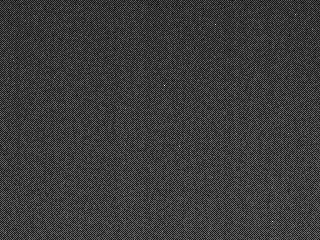
//> input picture build/bk003.png, 320 x 240 px, given in place of DR010.png, which was not available
$ ./binsavedimages   (built with g++ and OpenCV 4)
//> lines starting //> are read from the running program, lines starting //| are printed output that depends on the picture; after the words box and inside, x2 and y2 are one past the last pixel; in counts of white or black regions, pixels touching at a corner belong together; pictures that were not available may be replaced by others from this repository, and a replacement may not be noted
#ifdef _WIN64
#include "stdafx.h"
// anything before a precompiled header is ignored,
// so no endif here! add #endif to compile on __unix__ !
#endif
#ifdef _WIN64
//#include <qhyccd.h>
#endif


/*
 * modified from dynrange.cpp
 *
 * Open saved images from dynrange.bin
 * Calculate SNR with and without binning
 *  replicating snrofim.m
 *
 * Hari Nandakumar
 * 14 Mar 2018
 * */

//#define _WIN64
//#define __unix__
// the respective compilers do this defining part automatically

#include <stdio.h>
#include <stdlib.h>

#ifdef __unix__
#include <unistd.h>
//#include <libqhy/qhyccd.h>
#endif

#include <string.h>

#include <time.h>
#include <sys/stat.h>
// this is for mkdir


#include <opencv2/opencv.hpp>
// used the above include when imshow was being shown as not declared
// removing
// #include <opencv/cv.h>
// #include <opencv/highgui.h>

#include <opencv2/plot.hpp>

using namespace cv;

double myStdDev(Mat m, Scalar mean, int w, int h)
{
	//meanStdDev seems to have a bug in opencv 3.3.1 & 3.4.0
	//so a workaround for single channel

	// Caution! currently implemented only for *single channel* Mat
	// of type CV_8U, CV_8S, CV_16U, CV_16S and CV_64F only!!

	double dstddev = 0.0;
	double dmean = mean(0); // only one channel

	int typeofmat = m.type();

	switch (typeofmat)
	{
		case CV_16UC1:

			for (int i = 0; i < w*h; i++)
			{
				if (dmean>m.at<ushort>(i))
				dstddev += (dmean - m.at<ushort>(i)) * (dmean - m.at<ushort>(i));
				else
				dstddev += (m.at<ushort>(i)-dmean) * (m.at<ushort>(i)-dmean);
			}
			break;

		case CV_16SC1:

			for (int i = 0; i < w*h; i++)
			{
				if (dmean>m.at<short>(i))
				dstddev += (dmean - m.at<short>(i)) * (dmean - m.at<short>(i));
				else
				dstddev += (m.at<short>(i)-dmean) * (m.at<short>(i)-dmean);
			}
			break;

		case CV_8UC1:

			for (int i = 0; i < w*h; i++)
			{
				if (dmean>m.at<uchar>(i))
				dstddev += (dmean - m.at<uchar>(i)) * (dmean - m.at<uchar>(i));
				else
				dstddev += (m.at<uchar>(i)-dmean) * (m.at<uchar>(i)-dmean);
			}
			break;

		case CV_8SC1:

			for (int i = 0; i < w*h; i++)
			{
				if (dmean>m.at<char>(i))
				dstddev += (dmean - m.at<char>(i)) * (dmean - m.at<char>(i));
				else
				dstddev += (m.at<char>(i)-dmean) * (m.at<char>(i)-dmean);
			}
			break;

		case CV_64FC1:

			for (int i = 0; i < w*h; i++)
			{
				if (dmean>m.at<double>(i))
				dstddev += (dmean - m.at<double>(i)) * (dmean - m.at<double>(i));
				else
				dstddev += (m.at<double>(i)-dmean) * (m.at<double>(i)-dmean);
			}
			break;

		default:

			dstddev=0;

	}

	dstddev = sqrt(dstddev / (w*h));
	return dstddev;
}


int main(int argc,char *argv[])
{
	double avgpixvalue[60];
	int exptime[60];
	double snrvalues[5];
	double snrvaluesb[5];
	double snrxaxis[5];
	double stddev, meanv;
	char dataFileName[80];
	Mat a,b,abin,bbin, subtractedframe, subtractedframeb, tempframe;
	Scalar meanvec, stdvec;
	Mat q0, q0x, plot_result;
	Mat q1,  plot_result1;
	Mat q2,  plot_result2;
	std::ofstream outfile("outputbsi.m");

	int w=640;
	int h=480;

	//abin=Mat::zeros(cv::Size(w, h), CV_64F);
	//bbin=abin;
	namedWindow( "Plot1", WINDOW_AUTOSIZE );// Create a window for display.
	namedWindow( "Plot", WINDOW_AUTOSIZE );// Create a window for display.
	moveWindow("Plot1", 20, 0);
	moveWindow("Plot", 700, 300);

	for (int k=1; k<6;k++)
	{

		 sprintf(dataFileName , "DR%03d.png", k*10);
		 a = imread(dataFileName, CV_LOAD_IMAGE_ANYDEPTH);
//> a is the input picture: 240 rows x 320 cols, CV_8UC1; min 14, max 24, mean 16.3
		 //a = a.convertTo();
		 resize(a, abin, Size(), 0.25, 0.25, INTER_AREA);
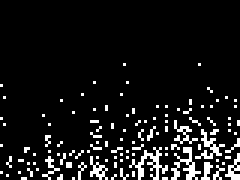
//> abin: 60 rows x 80 cols, CV_8UC1 (shown 3 times larger); values 16 (black) and 17 (white), 8.7% white in thin lines or dots, all inside (x1, y1, x2, y2) = (0, 21, 80, 60)
		 sprintf(dataFileName , "DR%03d.png", k*10+1);
		 b = imread(dataFileName, CV_LOAD_IMAGE_ANYDEPTH);
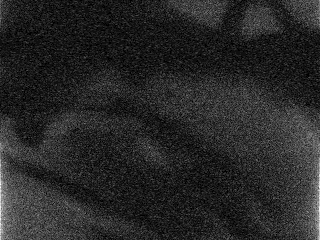
//> input picture build/res001.png, 320 x 240 px, given in place of DR011.png, which was not available
//> b is the input picture: 240 rows x 320 cols, CV_8UC1; min 0, max 17, mean 2.64
		 resize(b, bbin, Size(), 0.25, 0.25, INTER_AREA);
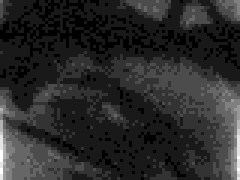
//> bbin: 60 rows x 80 cols, CV_8UC1 (shown 3 times larger); min 1, max 11, mean 2.67; drawn with min black and max white

		 /*b4=imresize(b,0.25,'bilinear'); % this is not enough in Octave.
		 % imresize apparently is not doing averaging / binning.
		 % so we explicitly do binning / averaging as below
		 for l=1:120
			for m=1:160
			   a4(l,m)=a(l*4,m*4)+a(l*4-1,m*4)+a(l*4-2,m*4)+a(l*4-3,m*4) ...
				 +a(l*4,m*4-1)+a(l*4-1,m*4-1)+a(l*4-2,m*4-1)+a(l*4-3,m*4-1) ...
				 +a(l*4,m*4-2)+a(l*4-1,m*4-2)+a(l*4-2,m*4-2)+a(l*4-3,m*4-2) ...
				 +a(l*4,m*4-3)+a(l*4-1,m*4-3)+a(l*4-2,m*4-3)+a(l*4-3,m*4-3);
			  b4(l,m)=b(l*4,m*4)+b(l*4-1,m*4)+b(l*4-2,m*4)+b(l*4-3,m*4) ...
				 +b(l*4,m*4-1)+b(l*4-1,m*4-1)+b(l*4-2,m*4-1)+b(l*4-3,m*4-1) ...
				 +b(l*4,m*4-2)+b(l*4-1,m*4-2)+b(l*4-2,m*4-2)+b(l*4-3,m*4-2) ...
				 +b(l*4,m*4-3)+b(l*4-1,m*4-3)+b(l*4-2,m*4-3)+b(l*4-3,m*4-3);
			  end
		 end
		 a4=a4./16;
		 b4=b4./16;*/


		 subtract(a, b, subtractedframe, noArray(), CV_64F);
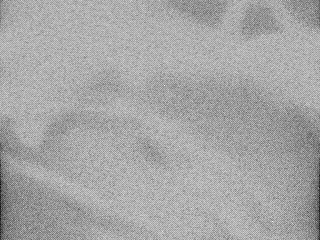
//> subtractedframe: 240 rows x 320 cols, CV_64FC1; min -2, max 22, mean 13.7; drawn with min black and max white
		 subtractedframe = subtractedframe.reshape(1);
		 tempframe 		 = a.reshape(1);
		 tempframe.convertTo(tempframe,CV_64F);

		 //meanStdDev(subtractedframe, meanvec, stdvec);
		 meanvec = mean(subtractedframe);
//> meanvec = Scalar(13.66)
		 stddev=myStdDev(subtractedframe, meanvec, w, h);
//> in myStdDev, `double dmean = mean(0);`: dmean = 13.66
//> the loop in myStdDev, `for (int i = 0; i < w*h; i++)` made 307200 passes
//> dstddev on passes 1 to 12: 21.69, 24.44, 68.77, 68.88, 71.63, 77.12, 77.55, 77.67, 91.05, 91.16, 104.5, 105
//> after the loop in myStdDev, `for (int i = 0; i < w*h; i++)`: dstddev = nan
//> stddev = nan

		 meanvec = mean(tempframe);
//> meanvec = Scalar(16.3)
		 meanv=meanvec(0);
//> meanv = 16.3

		 snrvalues[k-1]= 2.*meanv/stddev;
//> snrvalues = [nan, 0, 0, 0, 0]
		 snrxaxis[k-1]=meanv;
//> snrxaxis = [16.3, 0, 0, 0, 0]

		 subtract(abin, bbin, subtractedframeb, noArray(), CV_64F);
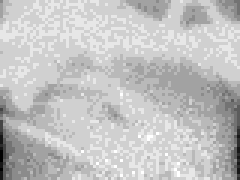
//> subtractedframeb: 60 rows x 80 cols, CV_64FC1 (shown 3 times larger); min 5, max 16, mean 13.42; drawn with min black and max white
		 subtractedframeb = subtractedframeb.reshape(1);

		 //meanStdDev(subtractedframe, meanvec, stdvec);
		 meanvec = mean(subtractedframeb);
//> meanvec = Scalar(13.42)
		 stddev=myStdDev(subtractedframeb, meanvec, w/4, h/4);
//> the loop in myStdDev (call 2), `for (int i = 0; i < w*h; i++)` made 19200 passes
//> dstddev on passes 1 to 12: 5.86, 6.04, 6.22, 6.55, 6.89, 7.22, 7.56, 7.89, 8.23, 8.56, 8.9, 9.23

		 snrvaluesb[k-1]= 2.*meanv/stddev;
//> snrvaluesb = [nan, 0, 0, 0, 0]
//> (the run ends here: the program stops with an error, at `resize(a, abin, Size(), 0.25, 0.25, INTER_AREA);`)
